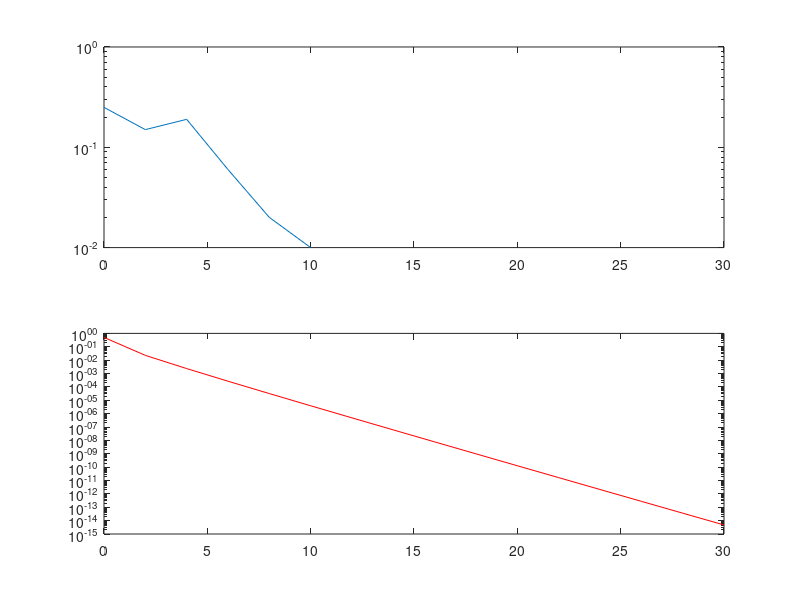

Here is the MATLAB script that generated this plot:
Bits=100; %number of bits
SNR = 0:2:30; %snr in db
data = randint(1,Bits);%data array
data_detect = zeros(1,Bits);
BER = zeros(1,length(SNR));
BER_th = zeros(1,length(SNR));


for x=1:length(SNR)
    error = 0;
    data_channel = awgn(data,SNR(x),'measured'); % data+noise
    
    for y = 1:Bits
        
        if data_channel(y) < 0.5
            data_detect(y) = 0;
        else
            data_detect(y) = 1;
        end
    
        if data_detect(y)~= data(y);
           error = error + 1;
        end
    end

    BE_Rate = error/Bits;
    BER(x) = BE_Rate;
    BER_th(x) = (1/2)*erfc(sqrt(SNR(x)));
    
end

subplot(2,1,1)
semilogy(SNR,BER);
subplot(2,1,2)
semilogy(SNR,BER_th,'r');
 
